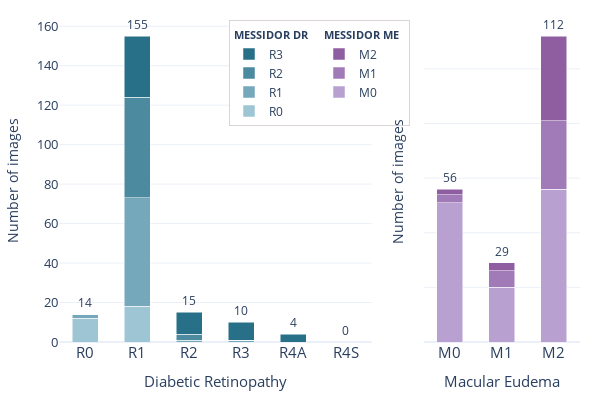

Notebook cell for this chart:
### Markdown cell above
Plots the distribution of grades for ME and DR in MAPLES-DR.

The color of the bars indicate the original grades in the MESSIDOR dataset.

### Code cell
maples_diagnostics = pd.DataFrame(
    {
        "MAPLES-DR.ME": ME_diagnostic["Consensus"],
        "MAPLES-DR.DR": DR_diagnostic["Consensus"],
        "MESSIDOR.ME": messidor_diagnostic["ME"],
        "MESSIDOR.DR": messidor_diagnostic["DR"],
    }
)
dr_color = {"R0": TEAL0, "R1": TEAL1, "R2": TEAL2, "R3": TEAL3}
me_color = {"M0": PURPLE0, "M1": PURPLE1, "M2": PURPLE2}
histogram_DR = {
    messidor: [
        ((maples_diagnostics["MAPLES-DR.DR"] == maples) & (maples_diagnostics["MESSIDOR.DR"] == messidor)).sum()
        for maples in DR_grades
    ]
    for messidor in dr_color.keys()
}
histogram_ME = {
    messidor: [
        ((maples_diagnostics["MAPLES-DR.ME"] == maples) & (maples_diagnostics["MESSIDOR.ME"] == messidor)).sum()
        for maples in ME_grades
    ]
    for messidor in me_color.keys()
}

fig = make_subplots(rows=1, cols=2, horizontal_spacing=0.1, column_widths=[0.64, 0.32])

for dr, color in dr_color.items():
    legend = dict(name=dr, legendgroup="DR", legendgrouptitle_text="<b>MESSIDOR DR</b>")
    styling = dict(marker_color=color, width=0.5)
    if dr == "R3":
        styling |= dict(
            text=[(maples_diagnostics["MAPLES-DR.DR"] == _).sum() for _ in DR_grades],
            textposition="outside",
        )
    fig.add_trace(
        go.Bar(x=DR_grades, y=histogram_DR[dr], **styling, **legend),
        row=1,
        col=1,
    )


for me, color in me_color.items():
    legend = dict(name=me, legendgroup="ME", legendgrouptitle_text="<b>MESSIDOR ME</b>")
    styling = dict(marker_color=color, width=0.5)
    if me == "M2":
        styling |= dict(
            text=[(maples_diagnostics["MAPLES-DR.ME"] == _).sum() for _ in ME_grades],
            textposition="outside",
        )
    fig.add_trace(
        go.Bar(x=ME_grades, y=histogram_ME[me], **styling, **legend),
        row=1,
        col=2,
    )

fig.layout.barmode = "stack"

fig.update_yaxes(
    title="Number of images",
    tickfont={"size": 13},
)
fig.update_yaxes(row=1, col=2, showticklabels=False)
fig.update_xaxes(tickfont={"size": 15})
fig.update_xaxes(row=1, col=1, title={"text": "Diabetic Retinopathy", "font_size": 15})
fig.update_xaxes(row=1, col=2, title={"text": "Macular Eudema", "font_size": 15})

fig.update_layout(
    legend=dict(
        orientation="h",
        yanchor="top",
        y=1.0,
        xanchor="center",
        x=0.5,
        bordercolor="#b5aaad",
        borderwidth=0.5,
        grouptitlefont_size=11,
    ),
    height=400,
    width=600,
    template="plotly_white",
    margin={"t": 20, "l": 20, "r": 20, "b": 20},
)

fig.show()

### Figure 1 — Plotly figure (JSON) as saved in the notebook; plotly's stock layout.template omitted (floating-point values rounded to 4 significant figures)
{"data": [{"legendgroup": "DR", "legendgrouptitle": {"text": "<b>MESSIDOR DR</b>"}, "marker": {"color": "#9ec5d4"}, "name": "R0", "type": "bar", "width": 0.5, "x": ["R0", "R1", "R2", "R3", "R4A", "R4S"], "xaxis": "x", "y": [12, 18, 0, 0, 0, 0], "yaxis": "y"}, {"legendgroup": "DR", "legendgrouptitle": {"text": "<b>MESSIDOR DR</b>"}, "marker": {"color": "#75a8ba"}, "name": "R1", "type": "bar", "width": 0.5, "x": ["R0", "R1", "R2", "R3", "R4A", "R4S"], "xaxis": "x", "y": [2, 55, 1, 1, 0, 0], "yaxis": "y"}, {"legendgroup": "DR", "legendgrouptitle": {"text": "<b>MESSIDOR DR</b>"}, "marker": {"color": "#4b8a9f"}, "name": "R2", "type": "bar", "width": 0.5, "x": ["R0", "R1", "R2", "R3", "R4A", "R4S"], "xaxis": "x", "y": [0, 51, 3, 0, 0, 0], "yaxis": "y"}, {"legendgroup": "DR", "legendgrouptitle": {"text": "<b>MESSIDOR DR</b>"}, "marker": {"color": "#277088"}, "name": "R3", "text": ["14", "155", "15", "10", "4", "0"], "textposition": "outside", "type": "bar", "width": 0.5, "x": ["R0", "R1", "R2", "R3", "R4A", "R4S"], "xaxis": "x", "y": [0, 31, 11, 9, 4, 0], "yaxis": "y"}, {"legendgroup": "ME", "legendgrouptitle": {"text": "<b>MESSIDOR ME</b>"}, "marker": {"color": "#b8a1d1"}, "name": "M0", "type": "bar", "width": 0.5, "x": ["M0", "M1", "M2"], "xaxis": "x2", "y": [51, 20, 56], "yaxis": "y2"}, {"legendgroup": "ME", "legendgrouptitle": {"text": "<b>MESSIDOR ME</b>"}, "marker": {"color": "#a17bb8"}, "name": "M1", "type": "bar", "width": 0.5, "x": ["M0", "M1", "M2"], "xaxis": "x2", "y": [3, 6, 25], "yaxis": "y2"}, {"legendgroup": "ME", "legendgrouptitle": {"text": "<b>MESSIDOR ME</b>"}, "marker": {"color": "#8e5ea1"}, "name": "M2", "text": ["56", "29", "112"], "textposition": "outside", "type": "bar", "width": 0.5, "x": ["M0", "M1", "M2"], "xaxis": "x2", "y": [2, 3, 31], "yaxis": "y2"}], "layout": {"barmode": "stack", "height": 400, "legend": {"bordercolor": "#b5aaad", "borderwidth": 0.5, "grouptitlefont": {"size": 11}, "orientation": "h", "x": 0.5, "xanchor": "center", "y": 1, "yanchor": "top"}, "margin": {"b": 20, "l": 20, "r": 20, "t": 20}, "width": 600, "xaxis": {"anchor": "y", "domain": [0, 0.6], "tickfont": {"size": 15}, "title": {"font": {"size": 15}, "text": "Diabetic Retinopathy"}}, "xaxis2": {"anchor": "y2", "domain": [0.7, 1], "tickfont": {"size": 15}, "title": {"font": {"size": 15}, "text": "Macular Eudema"}}, "yaxis": {"anchor": "x", "domain": [0, 1], "tickfont": {"size": 13}, "title": {"text": "Number of images"}}, "yaxis2": {"anchor": "x2", "domain": [0, 1], "showticklabels": false, "tickfont": {"size": 13}, "title": {"text": "Number of images"}}}}
